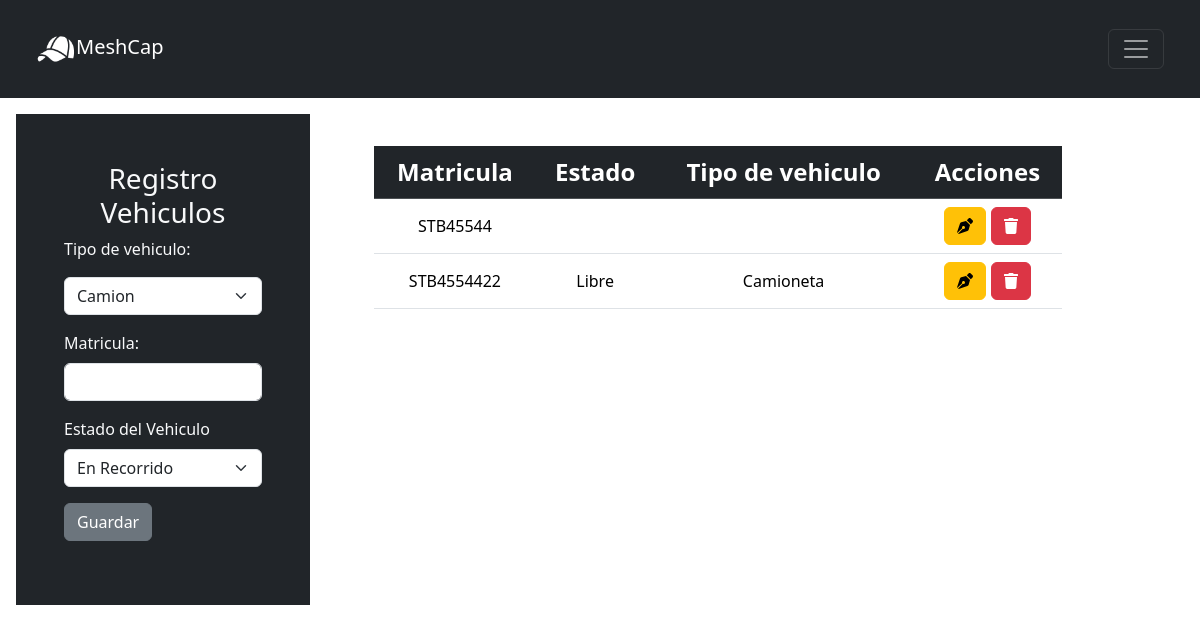
Before: /src/BACKOFFICE/VISTA/crudVehiculos.php with the older database file.
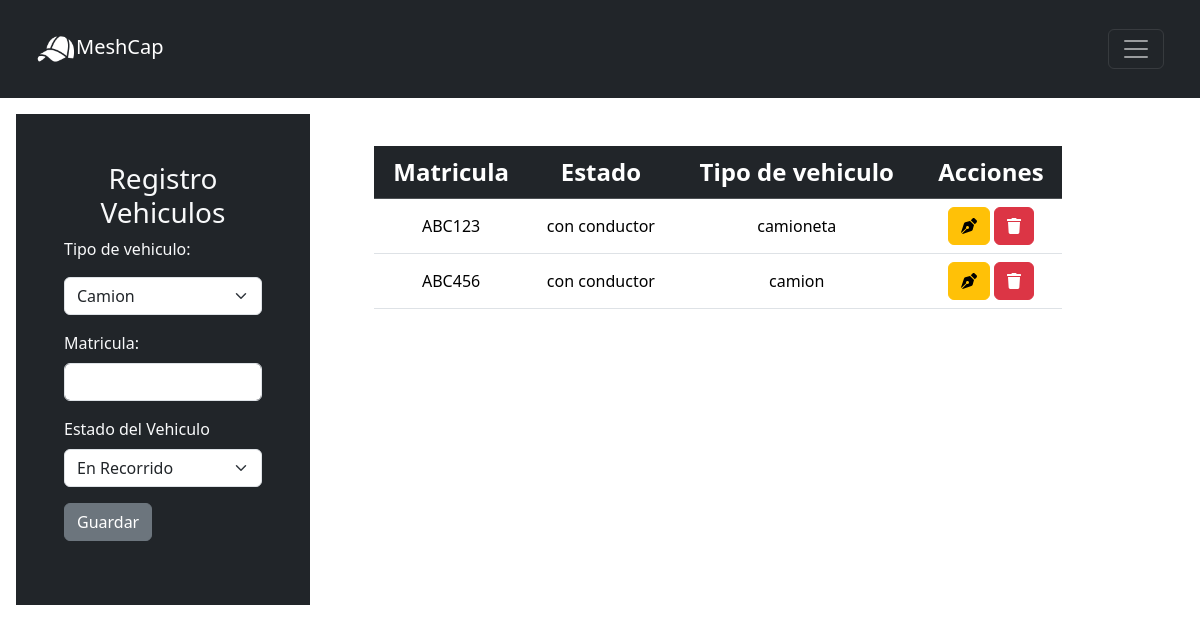
After: the same page with the newer database file.
### tables this page shows
CREATE TABLE `vehiculo` (
  `matricula` varchar(20) NOT NULL,
  `estado` enum('en recorrido','en linea','en recoleccion','con conductor','sin conductor','fuera de servicio') DEFAULT 'sin conductor',
  `tipo` enum('camion','camioneta') NOT NULL DEFAULT 'camioneta'
);

### src/BACKOFFICE/VISTA/crudVehiculos.php (the view, shortened to what this page needs)
<?php require('../../db.php'); ?>
<!DOCTYPE html>
<html lang="en">
<head>
    <link rel="stylesheet" href ="../CSS/stylesCrudPaquetes.css">
    <link href="https://cdn.jsdelivr.net/npm/bootstrap@5.3.2/dist/css/bootstrap.min.css" rel="stylesheet">
</head>
<body>
<nav class="navbar navbar-dark bg-dark p-4 ">
    <div class="container-fluid">
      <a class="navbar-brand" href="backoffice.html" id="logo"><img src="../../IMAGES/gorraBlanca.png" height="40" alt="">MeshCap</a>
        <button class="navbar-toggler" type="button" data-bs-toggle="offcanvas" data-bs-target="#offcanvasDarkNavbar" aria-controls="offcanvasDarkNavbar" aria-label="Toggle navigation">
          <span class="navbar-toggler-icon"></span>
        </button>
  </div>
</nav>
    <div class="container-fluid row" $id="container-total">
      <form action="../CONTROLADOR/saveCruds.php" method="POST" class="col-3 p-5 m-3 bg-dark text-light">
        <div class="mb-3">
          <h3 class ="text-light text-center">Registro Vehiculos</h3>
            <label for="exampleInputEmail1" class="form-label mb-3">Tipo de vehiculo:</label>
              <select class="form-select mb-3" aria-label="Default select example" name="tipo_vehiculo" required>
                <option value="Camion">Camion</option>
              </select>
            <div class="mb-3">
              <label for="exampleInputPassword1" class="form-label">Matricula:</label>
                <input type="text" class="form-control" id="exampleInputPassword1" name="matricula" required>
            </div>
            <label for="exampleInputEmail1" class="form-label">Estado del Vehiculo</label>
              <select class="form-select mb-3" aria-label="Default select example" name="estado_vehiculo" required>
                <option value="en recorrido">En Recorrido</option>
              </select>
              <button type="submit" class="btn btn-secondary " name="guardar_vehiculo">Guardar</button>
      </form>
        </div>
    <div class="col-8 p-5 text-center">
          <div style="max-height: 600px; overflow-y: auto;">
              <table class="table col-8">
              <thead class="table-dark fs-4">
                  <tr class="align-middle">
                    <th scope="col">Matricula</th>
                    <th scope="col">Estado</th>
                    <th scope="col">Tipo de vehiculo</th>
                    <th scope="col">Acciones</th>
                  </tr>
              </thead>
              <tbody>
                    <?php
                    $query = "SELECT * FROM vehiculo";
                    $vehiculo = mysqli_query($conn,$query);
                    while($fila = mysqli_fetch_array($vehiculo)){ ?>
                            <tr class="align-middle">
                                <td><?php echo $fila['matricula']?></td>
                                <td><?php echo $fila['estado']?></td>
                                <td><?php echo $fila['tipo']?></td>
                                 <td class="align-middle">
                                 <a href="../VISTA/editVehiculos.php?matricula=<?php echo $fila['matricula']; ?>" class="btn btn-small btn-warning"><i class="fas fa-pen-nib"></i></a>
                                 <a href="../CONTROLADOR/deleteCruds.php?matricula=<?php echo $fila['matricula']; ?>" class="btn btn-small btn-danger"><i class="fas fa-trash"></i></a>
                                </td>
                            </tr>
                    <?php } ?>
                </tbody>
            </table>
          </div>
    </div>
</body>
</html>

Changed rows visible on the page:
removed vehiculo: matricula "STB45544"
removed vehiculo: matricula "STB4554422", estado "Libre", tipo "Camioneta"
added vehiculo: matricula "ABC123", estado "con conductor", tipo "camioneta"
added vehiculo: matricula "ABC456", estado "con conductor", tipo "camion"
